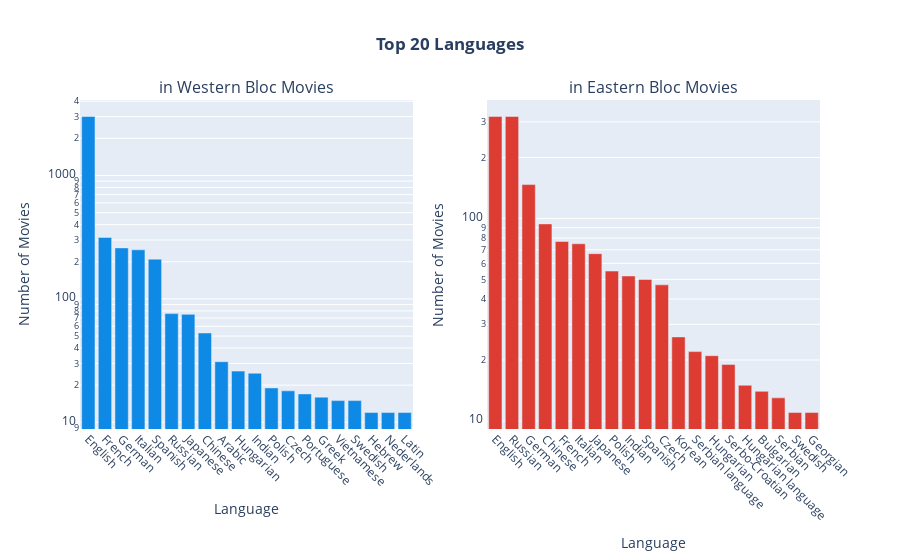

Notebook code cell kept with this figure:
### Code cell
fig = make_subplots(rows=1, cols=2, specs=[[{'type': 'bar'}, {'type': 'bar'}]], subplot_titles=("in Western Bloc Movies", "in Eastern Bloc Movies"))
fig.add_trace(go.Bar(x=western_languages_count['language'].head(20), 
                    y=western_languages_count['count'],
                    hovertemplate='%{x}: %{y}<extra></extra>', 
                    marker_color='#0F89E6'), row=1, col=1)

fig.add_trace(go.Bar(x=eastern_languages_count['language'].head(20),
                    y=eastern_languages_count['count'],
                    hovertemplate='%{x}: %{y}<extra></extra>',
                    marker_color='#DD3C32'), row=1, col=2)

# add log scale to y-axis
fig.update_yaxes(type="log", row=1, col=1)
fig.update_yaxes(type="log", row=1, col=2)
fig.update_xaxes(tickangle=45)
# add x-axis and y-axis labels (set a common label for both subplots)

fig.update_xaxes(title_text="Language")
fig.update_yaxes(title_text="Number of Movies")


fig.update_layout(title_text="Top 20 Languages", title_x=0.5, title_font_weight='bold', showlegend=False)
# Update the layout for better visualization
fig.update_layout(
    title_text="Top 20 Languages",
    title_x=0.5,
    title_font_weight='bold', 
    showlegend=False,
    xaxis=dict(title_text='Language'),
    xaxis2=dict(title_text='Language'),
    yaxis=dict(title_text='Number of Movies'),
    yaxis2=dict(title_text='Number of Movies')
)

fig.show()

### Figure 1 — Plotly figure (JSON) as saved in the notebook; plotly's stock layout.template omitted (floating-point values rounded to 4 significant figures)
{"data": [{"hovertemplate": "%{x}: %{y}<extra></extra>", "marker": {"color": "#0F89E6"}, "type": "bar", "x": ["English", "French", "German", "Italian", "Spanish", "Russian", "Japanese", "Chinese", "Arabic", "Hungarian", "Indian", "Polish", "Czech", "Portuguese", "Greek", "Vietnamese", "Swedish", "Hebrew", "Nederlands", "Latin"], "xaxis": "x", "y": [3009, 315, 259, 250, 210, 76, 75, 53, 31, 26, 25, 19, 18, 17, 16, 15, 15, 12, 12, 12, 9, 7, 7, 7, 7, 5, 4, 3, 3, 3, 3, 2, 2, 2, 2, 2, 2, 2, 2, 2, 2, 2, 1, 1, 1, 1, 1, 1, 1, 1, 1, 1, 1, 1, 1, 1, 1, 1, 1, 1, 1, 1, 1, 1, 1, 1, 1, 1], "yaxis": "y"}, {"hovertemplate": "%{x}: %{y}<extra></extra>", "marker": {"color": "#DD3C32"}, "type": "bar", "x": ["English", "Russian", "German", "Chinese", "French", "Italian", "Japanese", "Polish", "Indian", "Spanish", "Czech", "Korean", "Serbian language", "Hungarian", "Serbo-Croatian", "Hungarian language", "Bulgarian", "Serbian", "Swedish", "Georgian"], "xaxis": "x2", "y": [319, 319, 147, 94, 77, 75, 67, 55, 52, 50, 47, 26, 22, 21, 19, 15, 14, 13, 11, 11, 9, 8, 8, 8, 8, 7, 7, 7, 7, 5, 5, 5, 5, 5, 4, 4, 4, 4, 4, 3, 3, 2, 2, 2, 2, 2, 2, 2, 2, 2, 2, 2, 1, 1, 1, 1, 1, 1, 1, 1, 1, 1, 1, 1, 1, 1, 1, 1], "yaxis": "y2"}], "layout": {"annotations": [{"font": {"size": 16}, "showarrow": false, "text": "in Western Bloc Movies", "x": 0.225, "xanchor": "center", "xref": "paper", "y": 1, "yanchor": "bottom", "yref": "paper"}, {"font": {"size": 16}, "showarrow": false, "text": "in Eastern Bloc Movies", "x": 0.775, "xanchor": "center", "xref": "paper", "y": 1, "yanchor": "bottom", "yref": "paper"}], "showlegend": false, "title": {"font": {"weight": "bold"}, "text": "Top 20 Languages", "x": 0.5}, "xaxis": {"anchor": "y", "domain": [0, 0.45], "tickangle": 45, "title": {"text": "Language"}}, "xaxis2": {"anchor": "y2", "domain": [0.55, 1], "tickangle": 45, "title": {"text": "Language"}}, "yaxis": {"anchor": "x", "domain": [0, 1], "title": {"text": "Number of Movies"}, "type": "log"}, "yaxis2": {"anchor": "x2", "domain": [0, 1], "title": {"text": "Number of Movies"}, "type": "log"}}}
